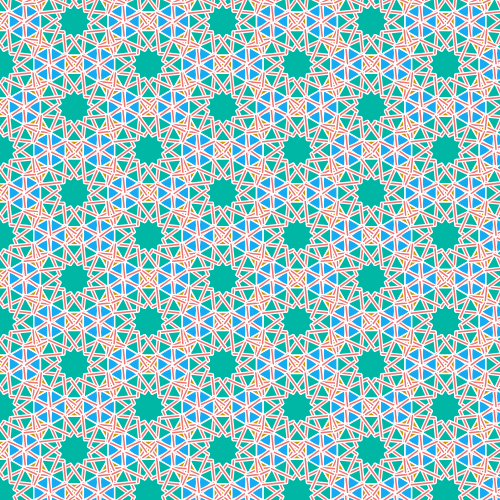
Frame 1 (no input)
Frame 60 (no input): identical to frame 1, image omitted
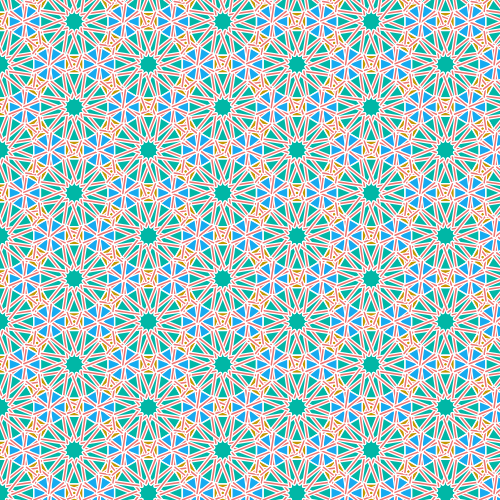
Frame 120 (the mouse pressed at the canvas centre since frame 60)

The p5.js sketch that drew these frames (run headless with seeded random() and noise() and a simulated clock; from frame 60 on, the mouse is pressed at the canvas centre):

// p5.js sketch
// ── sketch.js
// 이슬람 기하학적 패턴 (Islamic Geometric Patterns) / Girih
// 참고하신 Daniel Shiffman의 'Islamic Pattern Generator' 구조를 바탕으로 재작성했습니다.
// (Polygon, Edge, Hankin 객체 지향 구조 활용 및 수학적 정확성 확보)
// Girih 타일의 핵심인 10각성(Decagon)과 5각성(Pentagon)을 이용한 10-fold Rosette 타일링을 구현했습니다.

var polys = [];
var angle = 54;
var delta = 10;

function setup() {
  createCanvas(500, 500);
  // 전체 캔버스를 채우는 타일링(참고용 레퍼런스의 DodecaHexaSquareTiling 적용)
  var tiles = new DodecaHexaSquareTiling(35);
  tiles.buildGrid();
  polys = tiles.polys;
  
  for (var i = 0; i < polys.length; i++) {
    // 초기 색상 설정
    if (polys[i].vertices.length === 12) polys[i].color = '#00b7a6'; // Teal
    else if (polys[i].vertices.length === 6) polys[i].color = '#16aaf0'; // Sky Blue
    else polys[i].color = '#c59700'; // Yellow
    
    polys[i].hankin();
  }
}

function draw() {
  background(248);

  for (var i = 0; i < polys.length; i++) {
    polys[i].show();
  }
}

// 클릭 시마다 베리에이션 생성
function mousePressed() {
  if (mouseX > 0 && mouseX < width && mouseY > 0 && mouseY < height) {
    
    // Hankin 각도 랜덤화 (중심에 선이 모이는 현상 방지)
    // 사각형(45도), 육각형(60도), 십이고각형(75도) 근처가 되면 선이 중앙에서 만나 막혀보이므로 해당 각도를 피합니다.
    let validAngle = false;
    while (!validAngle) {
      angle = random(35, 82);
      if (abs(angle - 45) > 4 && abs(angle - 60) > 4 && abs(angle - 75) > 4) {
        validAngle = true;
      }
    }
    
    delta = random(5, 15); // delta 값도 너무 크지 않게 안정적인 범위로 설정
    
    // wang-tiles 색상 팔레트 무작위 재배치
    let colors = ['#00b7a6', '#16aaf0', '#c59700'];
    colors.sort(() => random() - 0.5);
    
    for (var i = 0; i < polys.length; i++) {
      if (polys[i].vertices.length === 12) polys[i].color = colors[0];
      else if (polys[i].vertices.length === 6) polys[i].color = colors[1];
      else polys[i].color = colors[2];
      
      polys[i].hankin();
    }
  }
}

// =========================================
// Reference Architecture (Polygon, Edge, Hankin)
// =========================================

function Polygon(sides) {
  this.interiorAngle = ((sides - 2) * PI) / sides;
  this.vertices = [];
  this.edges = [];
  this.color = '#ffffff';

  this.addVertex = function(x, y) {
    var a = createVector(x, y);
    var total = this.vertices.length;
    if (total > 0) {
      var prev = this.vertices[total - 1];
      var edge = new Edge(prev, a);
      this.edges.push(edge);
    }
    this.vertices.push(a);
  }

  this.close = function() {
    var total = this.vertices.length;
    var last = this.vertices[total - 1];
    var first = this.vertices[0];
    var edge = new Edge(last, first);
    this.edges.push(edge);
  }

  this.hankin = function() {
    for (var i = 0; i < this.edges.length; i++) {
      this.edges[i].hankin(this.interiorAngle);
    }
  }

  this.show = function() {
    fill(this.color);

    stroke(255); // 조각의 경계선
    strokeWeight(1.5);
    beginShape();
    for (let i = 0; i < this.vertices.length; i++) {
      vertex(this.vertices[i].x, this.vertices[i].y);
    }
    endShape(CLOSE);
    
    // 엮임선 렌더링
    for (var i = 0; i < this.edges.length; i++) {
      this.edges[i].show();
    }
  }
}

function Edge(a, b) {
  this.a = a;
  this.b = b;
  this.h1;
  this.h2;

  this.show = function() {
    if (this.h1) this.h1.show();
    if (this.h2) this.h2.show();
  }

  this.hankin = function(alpha) {
    var mid = p5.Vector.add(this.a, this.b);
    mid.mult(0.5);

    var v1 = p5.Vector.sub(this.a, mid);
    var v2 = p5.Vector.sub(this.b, mid);
    var half_len = v1.mag();

    var offset1 = mid;
    var offset2 = mid;
    if (delta > 0) {
      v1.setMag(delta);
      v2.setMag(delta);
      offset1 = p5.Vector.add(mid, v2);
      offset2 = p5.Vector.add(mid, v1);
    }
    v1.normalize();
    v2.normalize();

    v1.rotate(radians(-angle));
    v2.rotate(radians(angle));

    var a_half = alpha / 2;
    var beta = PI - a_half - radians(angle);
    var len = sin(a_half) * ((half_len + delta) / sin(beta));

    v1.setMag(len);
    v2.setMag(len);

    this.h1 = new Hankin(offset1, v1);
    this.h2 = new Hankin(offset2, v2);
  }
}

function Hankin(a, v) {
  this.a = a;
  this.v = v;
  this.end = p5.Vector.add(a, v);

  this.show = function() {
    // 엮임선 표현 (조각 내부의 별 무늬)
    stroke(255);
    strokeWeight(4);
    line(this.a.x, this.a.y, this.end.x, this.end.y);
    
    // wang-tiles Coral red 이너라인
    stroke('#ed7472');
    strokeWeight(1.5);
    line(this.a.x, this.a.y, this.end.x, this.end.y);
  }
}

// =========================================
// Reference Tiling: DodecaHexaSquareTiling
// =========================================

function build_poly(x,y,r,sides,init_angle) {
  var p = new Polygon(sides);
  if(!init_angle) init_angle = 0;
  var inc = 2 * Math.PI / sides;
  for (var index = 0; index < sides; index++) {
    var theta = (index * inc) - inc / 2 + init_angle;
    var vX = x + r * Math.cos(theta);
    var vY = y + r * Math.sin(theta);
    p.addVertex(vX, vY);
  }
  p.close();
  return p;
}

function DodecaHexaSquareTiling(r) {
  this.polys = [];
  this.buildCell = function(x, y) {
    var sides = 12;
    var p = build_poly(x, y, r, sides);
    this.polys.push(p);
    
    var h12 = r * Math.cos(Math.PI/sides);
    var side = r * Math.sin(Math.PI/sides);
    
    var r6 = side / Math.sin(Math.PI/6);
    var r4 = side / Math.sin(Math.PI/4);
    var h6 = r6 * Math.cos(Math.PI/6);
    var h4 = r4 * Math.cos(Math.PI/4);
    
    var d4 = h12 + h4;
    var d6 = h12 + h6;
    
    var D4A = p5.Vector.fromAngle(2 * Math.PI/12);
    var D4B = p5.Vector.fromAngle(-2 * Math.PI/12);
    var D6 = p5.Vector.fromAngle(4 * Math.PI/12);
    
    D4A.setMag(d4);
    D4B.setMag(d4);
    D6.setMag(d6);
    
    p = build_poly(x, y + d4, r4, 4);
    this.polys.push(p);
    
    p = build_poly(x + d6, y, r6, 6);
    this.polys.push(p);
    
    p = build_poly(x + D6.x, y + D6.y, r6, 6, Math.PI/3);
    this.polys.push(p);
    
    p = build_poly(x + D4A.x, y + D4A.y, r4, 4, Math.PI/6);
    this.polys.push(p);
    
    p = build_poly(x + D4B.x, y + D4B.y, r4, 4, -Math.PI/6);
    this.polys.push(p);
  }

  this.buildGrid = function() {
    var sides = 12;
    var h12 = r * Math.cos(Math.PI/sides);
    var side = r * Math.sin(Math.PI/sides);
    var r6 = side / Math.sin(Math.PI/6);
    var r4 = side / Math.sin(Math.PI/4);
    var h6 = r6 * Math.cos(Math.PI/6);
    var h4 = r4 * Math.cos(Math.PI/4);
    
    var h = h12 + h4;
    var w = 2 * h12 + 4 * h6 + 2 * h4;
    var inc = h;
    
    var row = 0;
    for (var y = -h / 2; y < height + h/2; y += inc) {
      var startX = ((row % 2) == 0) ? -w : -w / 2;
      for (var x = startX; x < width + w; x += w) {
        this.buildCell(x, y);
      }
      row++;
    }
  }
}
